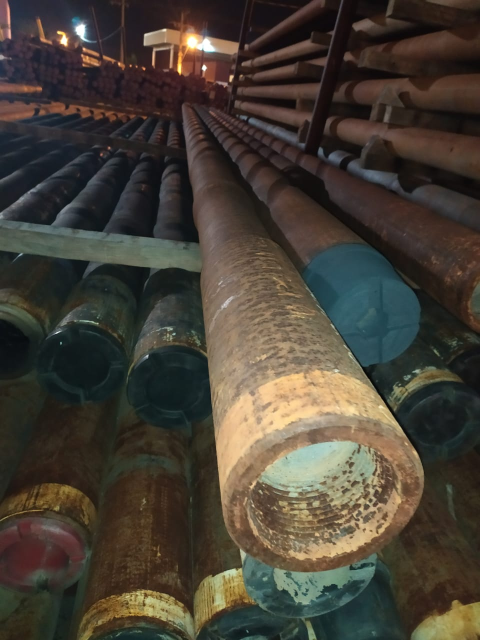
#> input picture services/extract_images/output/images/202275/Lote 202275_f01_10160074.jpg, 960 x 1280 px (shown at 1/2 size)
$ python extract_images.py
#> lines starting #> are read from the running program, lines starting #| are printed output that depends on the picture
### services/base/logger.py
import logging
import os
import datetime


class SingletonType(type):
    _instances = {}

    def __call__(cls, *args, **kwargs):
        if cls not in cls._instances:
            cls._instances[cls] = super(SingletonType, cls).__call__(*args, **kwargs)
        return cls._instances[cls]


class Logger(object, metaclass=SingletonType):
    _logger = None

    def __init__(self):
        self._logger = logging.getLogger()
        self._logger.setLevel(logging.DEBUG)

        formatter = logging.Formatter(
            "%(asctime)s \t [%(levelname)s | %(filename)s:%(lineno)s] > %(message)s"
        )

        now = datetime.datetime.now()

        dirname = "./output"
        if not os.path.isdir(dirname):
            os.mkdir(dirname)

        dirname = "./output/logs"
        if not os.path.isdir(dirname):
            os.mkdir(dirname)

        fileHandler = logging.FileHandler(
            dirname + "/log_" + now.strftime("%Y-%m-%d_%H%M%S") + ".log", "w"
        )

        streamHandler = logging.StreamHandler()

        fileHandler.setFormatter(formatter)
        streamHandler.setFormatter(formatter)

        self._logger.addHandler(fileHandler)
        self._logger.addHandler(streamHandler)

        print("Generate new instance of logger")

        print("Suppress logs from third-party modules")
        disable_loggers = ["PIL"]
        for logger_name in disable_loggers:
            logging.getLogger(logger_name).setLevel(logging.INFO)

    def get_logger(self):
        return self._logger


# a simple usecase
# [4 lines that do not run on import are left out]

### utils/os.py
import os
import shutil
import re


def get_absolute_path():
    return os.getcwd()


# from a file name like "foobar.txt"
# returns "foobar"
def get_file_name(file_name):
    return os.path.splitext(file_name)[0]


# from a file name like "foobar.txt"
# returns "txt"
def get_file_extension(file_name):
    return os.path.splitext(file_name)[1].replace(".", "").lower()


def get_file_size(file_name):
    return os.stat(file_name).st_size


def create_folder(folder_name, subfolder_name=""):
    if not subfolder_name:
        if not os.path.exists(folder_name):
            os.makedirs(folder_name)
    else:
        if not os.path.exists(os.path.join(folder_name, subfolder_name)):
            os.makedirs(os.path.join(folder_name, subfolder_name))


def delete_folder(folder_name):
    if os.path.exists(folder_name):
        shutil.rmtree(folder_name)


def get_files_list(folder_name, file_extension_list=[]):
    files_list = []

    if not os.path.isdir(folder_name):
        return files_list

    if len(file_extension_list) == 0:
        files_list = os.listdir(folder_name)
    else:
        for file_name in os.listdir(folder_name):
            for file_extension in file_extension_list:
                if file_name.endswith(file_extension):
                    files_list.append(file_name)

    return files_list


# Apply a regex to file name and create a folder with string returned
# Move all files that match with regex to folder
# [14 lines left out: function move_files_by_regex_name, not called in this run]


def copy_file(full_source_path, full_destination_path):
    shutil.copyfile(full_source_path, full_destination_path)

### utils/image.py
import os
import re
import utils.os as os_utils

from PIL import Image
from services.base.logger import Logger
from services.base.images_handler import ImageHandler

logger = Logger.__call__().get_logger()


# [17 lines left out: function convert_to_jpg, not called in this run]


def resize_by_height(image, height):
    img_width = image.size[0]
    img_height = image.size[1]

    height_percent = height / float(img_height)
    width_size = int((float(img_width) * float(height_percent)))

    return image.resize((width_size, height), Image.NEAREST)


# [8 lines left out: function resize_by_width, not called in this run]


def resize_image(img_src):
    image = Image.open(img_src)
    base_width = 400
    base_height = 300
    max_long_side = 800

    logger.info('Verificando dimensões da imagem "{}"'.format(img_src))
    img_width = image.size[0]
    img_height = image.size[1]

    if img_width < base_width:
        image = resize_by_width(image, base_width)
        logger.info('Redimensionada largura da imagem "{}"'.format(img_src))
        img_width = image.size[0]
        img_height = image.size[1]

    if img_height < base_height:
        image = resize_by_height(image, base_height)
        logger.info('Redimensionada altura da imagem "{}"'.format(img_src))
        img_width = image.size[0]
        img_height = image.size[1]

    long_side = max(img_height, img_width)

    if long_side > max_long_side:
        logger.info("Maior lado da imagem supera o máximo permitido")

        if long_side == img_height:
            logger.info('Redimensionada altura da imagem "{}"'.format(img_src))
            image = resize_by_height(image, max_long_side)

        if long_side == img_width:
            logger.info('Redimensionada largura da imagem "{}"'.format(img_src))
            image = resize_by_width(image, max_long_side)

    image = image.convert("RGB")
    image.save(img_src)


def organize_images(input_folder, output_folder):
    img_handler = ImageHandler(input_folder, output_folder)

    # Pattern #1:
    # matches the following patterns:
    # 001a.jpg
    # 001b.jpg
    # 013f.jpg
    img_handler.move_images(
        lambda img_name: re.search(r"^(\d{3})(\w{1})\.", img_name),
        lambda img_name: re.search(r"^(\d{3})(\w{1})\.", img_name)
        .group(1)
        .lstrip("0")
        .strip(),
    )

    # Pattern #2:
    # matches the following patterns:
    # LOTE 202279_f01_10174713.jpg
    # lote 202275_f01_10160074.jpg
    # Lote C200011_f01_11279515.jpg
    img_handler.move_images(
        lambda img_name: re.search(
            r"^[lL][oO][tT][eE]\s(\w+)_(f\d{2})_(\d+)\.", img_name
        ),
        lambda img_name: re.search(
            r"^[lL][oO][tT][eE]\s(\w+)_(f\d{2})_(\d+)\.", img_name
        )
        .group(1)
        .lstrip("0")
        .strip(),
    )

    # Pattern #3:
    # matches the following patterns:
    # Lote 23 - 01 (3).jpg
    # Lote 31 - 01 (1).jpg
    # Lote 2B - 01 (3).jpg
    img_handler.move_images(
        lambda img_name: re.search(
            r"^[lL][oO][tT][eE]\s(\w+)\s(-\s\d+\s)(\(\d*\))\.", img_name
        ),
        lambda img_name: re.search(
            r"^[lL][oO][tT][eE]\s(\w+)\s(-\s\d+\s)(\(\d*\))\.", img_name
        )
        .group(1)
        .lstrip("0")
        .strip(),
    )

    # Pattern #4:
    # matches the following patterns:
    # Lote 23 - 01.jpg
    # Lote 31 - 01.jpg
    # Lote 2B - 01.jpg
    img_handler.move_images(
        lambda img_name: re.search(r"^[lL][oO][tT][eE]\s(\w+)\s(-\s\d+)\.", img_name),
        lambda img_name: re.search(r"^[lL][oO][tT][eE]\s(\w+)\s(-\s\d+)\.", img_name)
        .group(1)
        .lstrip("0")
        .strip(),
    )

    # Pattern #5:
    # matches the following patterns:
    # lote 28 - V.jpg
    # Lote 2B - XXIII.jpg
    # LOTE 32 - VIII.jpg
    img_handler.move_images(
        lambda img_name: re.search(r"^[lL][oO][tT][eE]\s(\w+)\s(-\s\D+)\.", img_name),
        lambda img_name: re.search(r"^[lL][oO][tT][eE]\s(\w+)\s(-\s\D+)\.", img_name)
        .group(1)
        .lstrip("0")
        .strip(),
    )

    # Pattern #6:
    # matches the following patterns:
    # Lote 27 (1).jpg
    # LOTE 2A (2).jpg
    # lote B4 (1).jpg
    img_handler.move_images(
        lambda img_name: re.search(r"^[lL][oO][tT][eE]\s(\w+)\s(\(\d+\))\.", img_name),
        lambda img_name: re.search(r"^[lL][oO][tT][eE]\s(\w+)\s(\(\d+\))\.", img_name)
        .group(1)
        .lstrip("0")
        .strip(),
    )

    # Pattern #7:
    # matches the following patterns:
    # Lote 27 (XII).jpg
    # LOTE 7G (DE).jpg
    # lote G1 (CA).jpg
    img_handler.move_images(
        lambda img_name: re.search(r"^[lL][oO][tT][eE]\s(\w+)\s(\(\D+\))\.", img_name),
        lambda img_name: re.search(r"^[lL][oO][tT][eE]\s(\w+)\s(\(\D+\))\.", img_name)
        .group(1)
        .lstrip("0")
        .strip(),
    )

    # Pattern #8:
    # matches the following patterns:
    # LOTE 31- XIII.jpg
    # LOTE 36- IV.jpg
    # Lote 8F- VII.jpg
    img_handler.move_images(
        lambda img_name: re.search(r"^[lL][oO][tT][eE]\s(\w+)(-\s\D+)\.", img_name),
        lambda img_name: re.search(r"^[lL][oO][tT][eE]\s(\w+)(-\s\D+)\.", img_name)
        .group(1)
        .lstrip("0")
        .strip(),
    )

    # Pattern #9:
    # matches the following patterns:
    # Lote 28 X.jpg
    # LOTE 40 IV.jpg
    # loTe H0 III.jpg
    img_handler.move_images(
        lambda img_name: re.search(
            r"^[lL][oO][tT][eE]\s(\w+)\s[^-\(](\D*)\.", img_name
        ),
        lambda img_name: re.search(r"^[lL][oO][tT][eE]\s(\w+)\s[^-\(](\D*)\.", img_name)
        .group(1)
        .lstrip("0")
        .strip(),
    )

    # Pattern #10:
    # matches the following patterns:
    # LOTE 35.jpg
    # Lote a5.jpg
    # LOTE XI.jpg
    img_handler.move_images(
        lambda img_name: re.search(r"^[lL][oO][tT][eE]\s([^\W_]+)\.", img_name),
        lambda img_name: re.search(r"^[lL][oO][tT][eE]\s([^\W_]+)\.", img_name)
        .group(1)
        .lstrip("0")
        .strip(),
    )

    # Pattern #11:
    # matches the following patterns:
    # 10175654 lt34.jpg
    # 10407921 lt36 ii.jpg
    # 10407921 lt36.jpg
    img_handler.move_images(
        lambda img_name: re.search(r"[lL][tT](\d+)(\s)?(\w*)?", img_name),
        lambda img_name: re.search(r"[lL][tT](\d+)(\s)?(\w*)?", img_name)
        .group(1)
        .lstrip("0")
        .strip(),
    )

### services/base/images_handler.py
import os
import utils.os as os_utils
import utils.image as image_utils
import shutil
from .logger import Logger

logger = Logger.__call__().get_logger()


class ImageHandler:
    _input_folder = ""
    _output_folder = ""

    def __init__(self, input_folder, output_folder):
        self._input_folder = input_folder
        self._output_folder = output_folder

    # should_move is a function to evaluate if image needs be moved
    # create_folder_name is a function to create name of destination image file
    def move_images(self, should_move, create_folder_name, resize=True):
        file_list = os_utils.get_files_list(self._input_folder)
#> pass 2 of the loop in move_images, `for img_name in file_list:`:
#> pass 3 of the loop in move_images, `for img_name in file_list:`:

        if len(file_list) > 0:
            os_utils.create_folder(self._output_folder)

        file_list.sort()
        for img_name in file_list:
            if should_move(img_name):
                try:
                    destination_folder_name = create_folder_name(img_name).strip()
                    destination_folder = os.path.join(
                        self._output_folder, destination_folder_name
                    )
                    os_utils.create_folder(destination_folder)
                    origin_file_src = os.path.join(self._input_folder, img_name)
                    shutil.copy(origin_file_src, destination_folder)

                    if os_utils.get_file_extension(origin_file_src) == "jpeg":
                        old_file_name = os.path.join(destination_folder, img_name)
                        new_file_name = old_file_name.replace(".jpeg", ".jpg")
                        os.rename(old_file_name, new_file_name)
                        logger.info('Convertendo imagem "{}" para JPG'.format(img_name))
                        img_name = img_name.replace(".jpeg", ".jpg")

                    if resize:
                        target_img = os.path.join(destination_folder, img_name)
                        image_utils.resize_image(target_img)

                except Exception as error:
                    logger.error(
                        f'Erro "{error}" no processamento da imagem "{img_name}"'
                    )

### services/extract_images/extract_images.py
import os

import utils.os as os_utils
import utils.excel as excel_utils
import utils.image as image_utils

from services.base.logger import Logger

logger = Logger.__call__().get_logger()

absolute_path = os.getcwd()

input_folder = "input"
output_folder = "output"
images_folder = "images"

os_utils.create_folder(input_folder)
os_utils.create_folder(input_folder, images_folder)
os_utils.create_folder(output_folder)
os_utils.create_folder(output_folder, images_folder)

allowed_extensions = ["xlsx", "xlsb", "xlsm", "xls"]

logger.info("PROCESSO DE EXTRAÇÃO DE IMAGENS EM ARQUIVOS EXCEL")
logger.info(
    "Procurando por arquivos Excel no diretório de entrada para iniciar a extração"
)

for file_name in os_utils.get_files_list(input_folder, allowed_extensions):
    try:
        logger.info('Encontrado o arquivo "{}"'.format(file_name))

        input_path = os.path.join(absolute_path, input_folder, file_name)
        output_path = os.path.join(
            absolute_path,
            output_folder,
            images_folder,
            os_utils.get_file_name(file_name),
        )

        logger.info('Arquivo de entrada "{}"'.format(input_path))
        logger.info('Diretório de saída "{}"'.format(output_path))

        logger.info("Iniciando a extração das imagens do arquivo")
        excel_utils.extract_images(input_path, output_path)
        logger.info("Extração das imagens do arquivo finalizada")
    except Exception as error:
        logger.error("{} ao tentar processar o arquivo {}".format(error, file_name))

logger.info("PROCESSO DE SEPARAÇÃO DE IMAGENS EM PASTAS")
logger.info("Procurando por arquivos no diretório de imagens para iniciar a separação")

try:
    logger.info("Iniciando o processo de separação das imagens")

    input_folder = os.path.join("input", "images")
    output_folder = os.path.join("output", "images")

    logger.info('Diretório de entrada "{}"'.format(input_folder))
    logger.info('Diretório de saída "{}"'.format(output_folder))

    image_utils.organize_images(input_folder, output_folder)
#> in resize_image, image is the input picture: PIL image 960x1280 RGB; mean R, G, B 71, 64.2, 54
#> in resize_by_height, `return image.resize((width_size, height), Image.NEAREST)`:
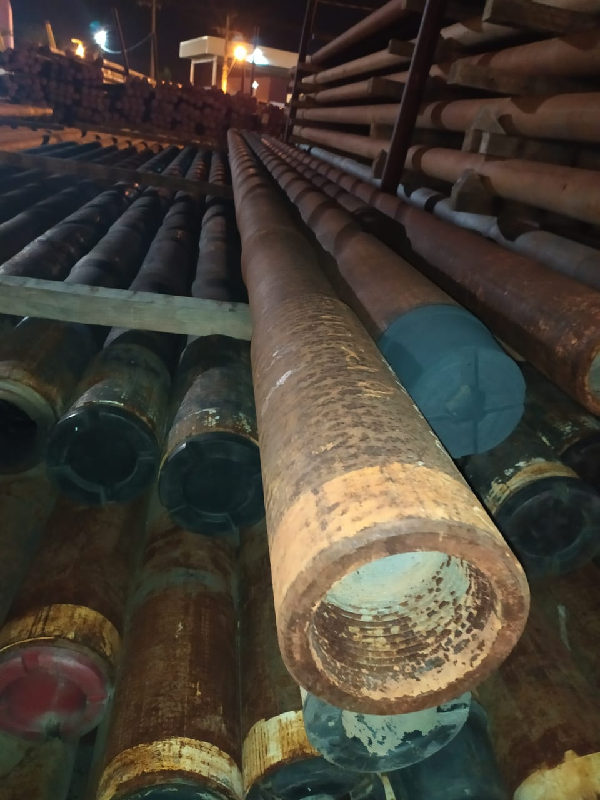
#> returned value: PIL image 600x800 RGB; mean R, G, B 71, 64.2, 54
#> pass 2 of the loop in move_images, `for img_name in file_list:`:
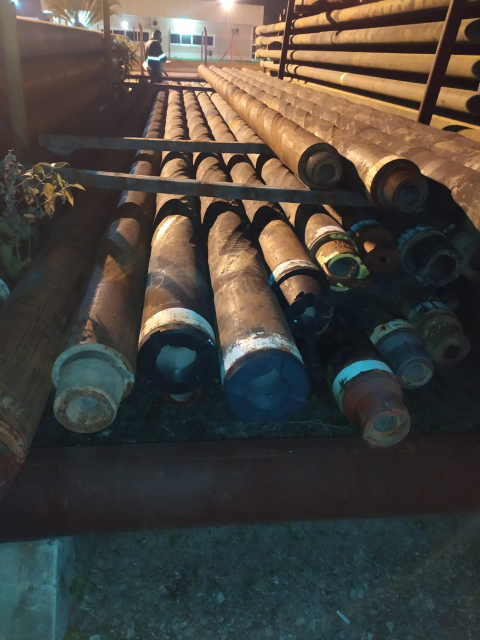
#> input picture services/extract_images/output/images/202275/Lote 202275_f01_10160105.jpg, 960 x 1280 px (shown at 1/2 size)
#> in resize_image, image is the input picture: PIL image 960x1280 RGB; mean R, G, B 71.4, 67.6, 61.7
#> in resize_by_height (call 2), `return image.resize((width_size, height), Image.NEAREST)`:
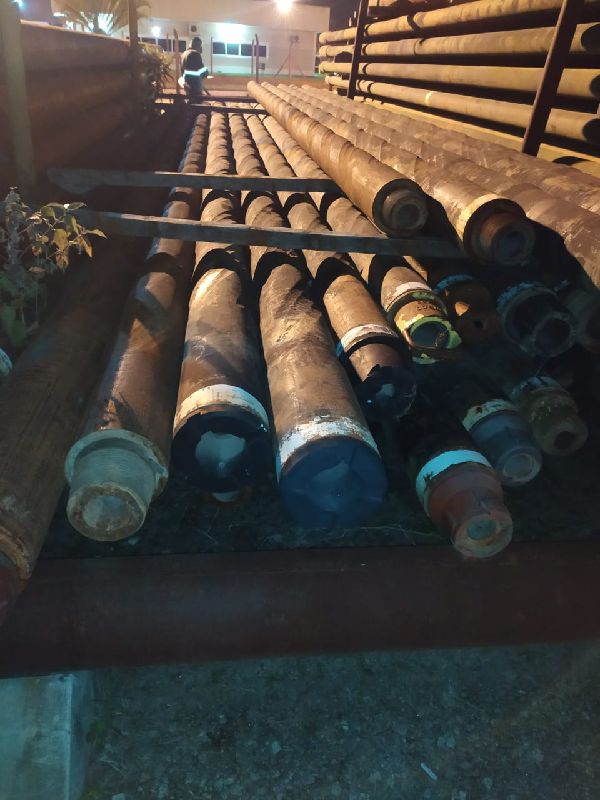
#> returned value: PIL image 600x800 RGB; mean R, G, B 71.4, 67.6, 61.7
#> pass 3 of the loop in move_images, `for img_name in file_list:`:
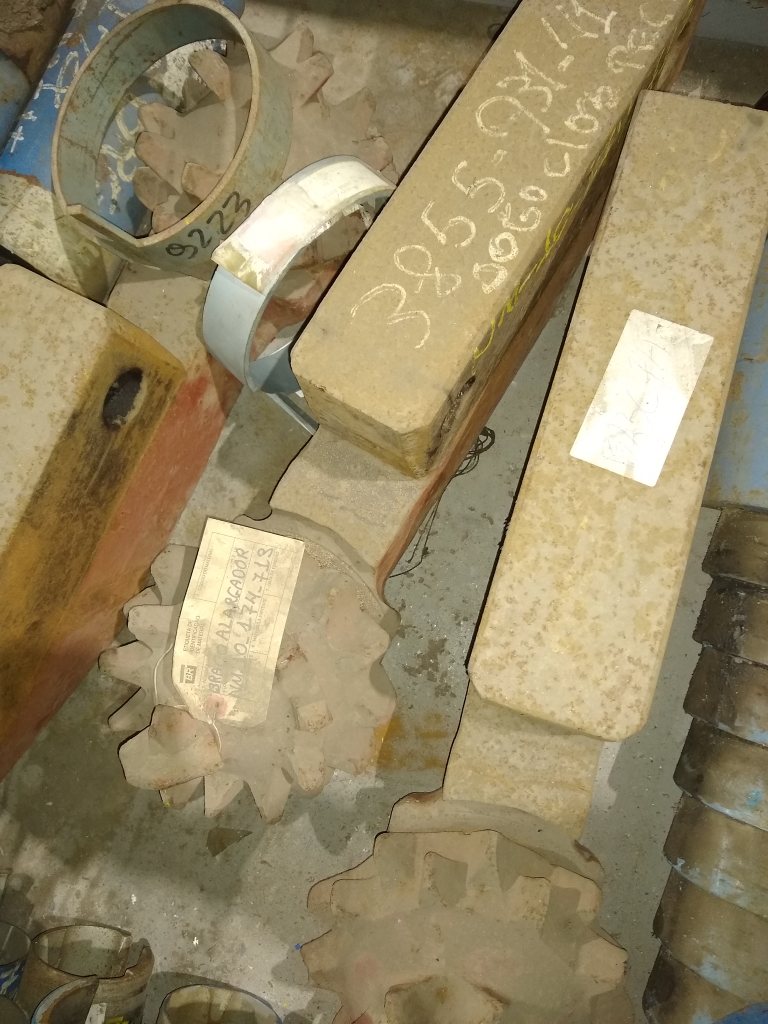
#> input picture services/extract_images/output/images/202279/Lote 202279_f01_10174713.jpg, 3072 x 4096 px (shown at 1/4 size)
#> in resize_image, image is the input picture: PIL image 3072x4096 RGB; mean R, G, B 148.2, 134.5, 99.9
#> in resize_by_height (call 3), `return image.resize((width_size, height), Image.NEAREST)`:
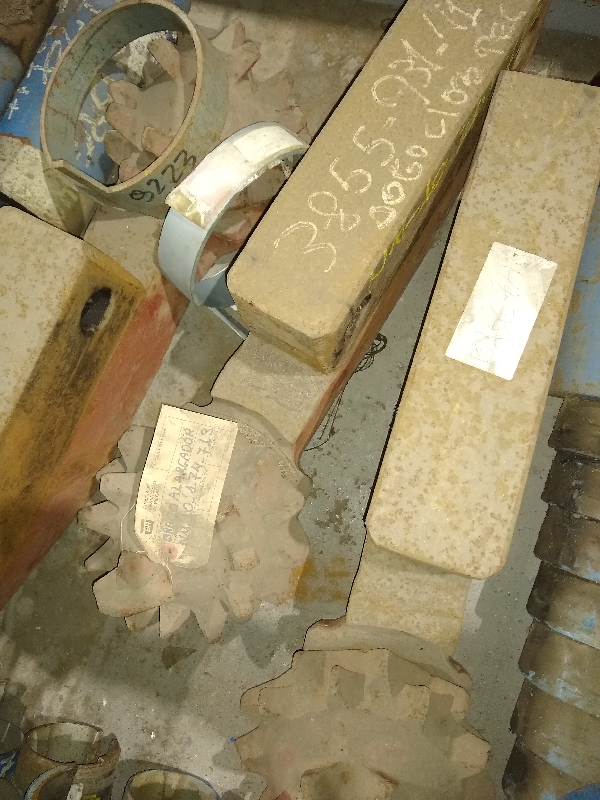
#> returned value: PIL image 600x800 RGB; mean R, G, B 148.2, 134.5, 99.9
#> pass 2 of the loop in move_images, `for img_name in file_list:`:
#> pass 3 of the loop in move_images, `for img_name in file_list:`:
#> pass 2 of the loop in move_images, `for img_name in file_list:`:
#> pass 3 of the loop in move_images, `for img_name in file_list:`:
#> pass 2 of the loop in move_images, `for img_name in file_list:`:
#> pass 3 of the loop in move_images, `for img_name in file_list:`:
#> pass 2 of the loop in move_images, `for img_name in file_list:`:
#> pass 3 of the loop in move_images, `for img_name in file_list:`:
#> pass 2 of the loop in move_images, `for img_name in file_list:`:
#> pass 3 of the loop in move_images, `for img_name in file_list:`:
#> pass 2 of the loop in move_images, `for img_name in file_list:`:
#> pass 3 of the loop in move_images, `for img_name in file_list:`:
#> pass 2 of the loop in move_images, `for img_name in file_list:`:
#> pass 3 of the loop in move_images, `for img_name in file_list:`:
#> pass 2 of the loop in move_images, `for img_name in file_list:`:
#> pass 3 of the loop in move_images, `for img_name in file_list:`:
#> pass 2 of the loop in move_images, `for img_name in file_list:`:
#> pass 3 of the loop in move_images, `for img_name in file_list:`:

    logger.info("Processo de separação das imagens finalizado")
except Exception as error:
    logger.error("{} ao tentar separar as imagens".format(error))

logger.info("Processo finalizado com sucesso.")
done = str(input("Pressione ENTER para encerrar..."))
